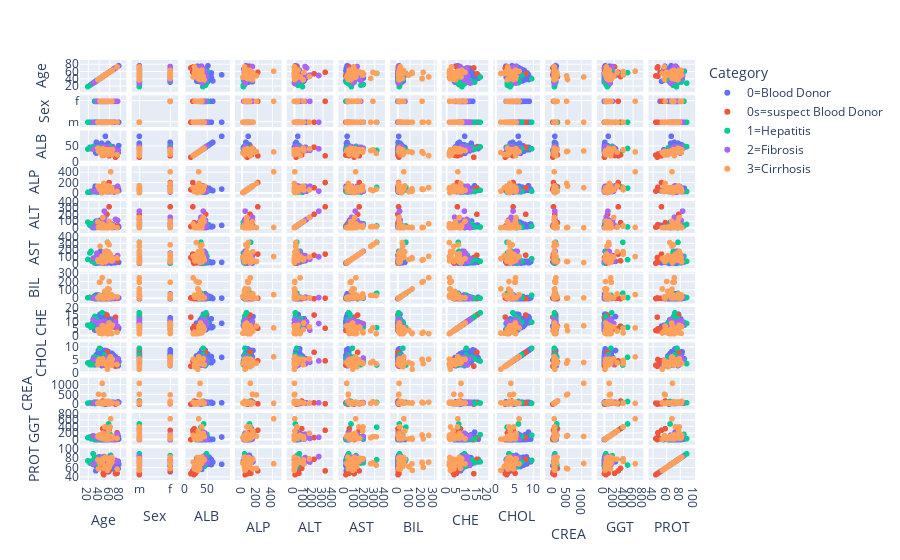

Notebook code cell kept with this figure:
### Markdown cell above
# => ScatterPlot

### Code cell
fig = px.scatter_matrix(data,
    dimensions=list(data.drop(columns="Category").columns),
    color="Category")
fig.show()

### Figure 1 — Plotly figure (JSON) as saved in the notebook; plotly's stock layout.template omitted (floating-point values rounded to 4 significant figures; data arrays with more than 128 entries replaced by an {"elided": "..."} marker saying what was removed)
{"data": [{"dimensions": [{"axis": {"matches": true}, "label": "Age", "values": {"elided": "533 int values"}}, {"axis": {"matches": true}, "label": "Sex", "values": {"elided": "533 str values"}}, {"axis": {"matches": true}, "label": "ALB", "values": {"elided": "533 float values"}}, {"axis": {"matches": true}, "label": "ALP", "values": {"elided": "533 float values"}}, {"axis": {"matches": true}, "label": "ALT", "values": {"elided": "533 float values"}}, {"axis": {"matches": true}, "label": "AST", "values": {"elided": "533 float values"}}, {"axis": {"matches": true}, "label": "BIL", "values": {"elided": "533 float values"}}, {"axis": {"matches": true}, "label": "CHE", "values": {"elided": "533 float values"}}, {"axis": {"matches": true}, "label": "CHOL", "values": {"elided": "533 float values"}}, {"axis": {"matches": true}, "label": "CREA", "values": {"elided": "533 int values"}}, {"axis": {"matches": true}, "label": "GGT", "values": {"elided": "533 float values"}}, {"axis": {"matches": true}, "label": "PROT", "values": {"elided": "533 float values"}}], "hovertemplate": "Category=0=Blood Donor<br>%{xaxis.title.text}=%{x}<br>%{yaxis.title.text}=%{y}<extra></extra>", "legendgroup": "0=Blood Donor", "marker": {"color": "#636efa", "symbol": "circle"}, "name": "0=Blood Donor", "showlegend": true, "type": "splom"}, {"dimensions": [{"axis": {"matches": true}, "label": "Age", "values": [47, 48, 49, 55, 71, 74, 59]}, {"axis": {"matches": true}, "label": "Sex", "values": ["m", "m", "m", "m", "m", "m", "f"]}, {"axis": {"matches": true}, "label": "ALB", "values": [22.5, 24.9, 21.6, 47.3, 14.9, 20.3, 19.3]}, {"axis": {"matches": true}, "label": "ALP", "values": [124, 116.9, 42.2, 106, 69.8, 84, 208.2]}, {"axis": {"matches": true}, "label": "ALT", "values": [79.5, 49.2, 9.5, 208.8, 19.7, 22.8, 325.3]}, {"axis": {"matches": true}, "label": "AST", "values": [46.7, 24.3, 10.6, 130.6, 95.2, 43, 146.6]}, {"axis": {"matches": true}, "label": "BIL", "values": [2.3, 4.9, 2.4, 0.8, 9.8, 5.7, 6.9]}, {"axis": {"matches": true}, "label": "CHE", "values": [6.83, 3.44, 3.75, 14.8, 13.3, 4.91, 5.33]}, {"axis": {"matches": true}, "label": "CHOL", "values": [4.3, 5.25, 3.01, 8.08, 2.61, 3.19, 4.72]}, {"axis": {"matches": true}, "label": "CREA", "values": [170, 29, 64, 76, 9, 52, 32]}, {"axis": {"matches": true}, "label": "GGT", "values": [345.6, 83, 38.9, 71.6, 7.6, 218.3, 295.6]}, {"axis": {"matches": true}, "label": "PROT", "values": [58.6, 47.8, 44.8, 78.3, 47, 47.8, 53.1]}], "hovertemplate": "Category=0s=suspect Blood Donor<br>%{xaxis.title.text}=%{x}<br>%{yaxis.title.text}=%{y}<extra></extra>", "legendgroup": "0s=suspect Blood Donor", "marker": {"color": "#EF553B", "symbol": "circle"}, "name": "0s=suspect Blood Donor", "showlegend": true, "type": "splom"}, {"dimensions": [{"axis": {"matches": true}, "label": "Age", "values": [38, 19, 23, 25, 27, 29, 30, 32, 32, 34, 35, 36, 38, 41, 44, 46, 50, 51, 56, 58, 33, 41, 50, 61]}, {"axis": {"matches": true}, "label": "Sex", "values": ["m", "m", "m", "m", "m", "m", "m", "m", "m", "m", "m", "m", "m", "m", "m", "m", "m", "m", "m", "m", "f", "f", "f", "f"]}, {"axis": {"matches": true}, "label": "ALB", "values": [45, 41, 47, 42, 45, 49, 45, 45, 41, 46, 47, 44, 41, 42, 49, 48, 42, 43, 37, 43, 43, 37, 40, 50]}, {"axis": {"matches": true}, "label": "ALP", "values": [56.3, 19.1, 19.1, 38.2, 27.5, 34.6, 34.6, 34.6, 34.4, 36.7, 37.9, 32.9, 20.6, 39.6, 27.3, 59.5, 41.6, 37.2, 114, 99.1, 29.6, 31.2, 32.7, 34.4]}, {"axis": {"matches": true}, "label": "ALT", "values": [28.45, 87, 38.9, 63.3, 10.5, 53, 66, 44.3, 12.1, 7.4, 13.3, 9.4, 15.2, 26.5, 40.2, 11.6, 10.2, 21.4, 27.8, 12.2, 3.8, 8.2, 9, 27.4]}, {"axis": {"matches": true}, "label": "AST", "values": [33.1, 67, 164.2, 187.7, 37.8, 39, 45, 96.2, 60.9, 31.6, 48.4, 32, 53.5, 77.6, 31.1, 39, 38.1, 132.8, 324, 63.2, 16.7, 38.3, 46, 114.4]}, {"axis": {"matches": true}, "label": "BIL", "values": [7, 12, 17, 14, 10, 15, 14, 16, 6, 9, 8, 14, 24, 42, 13, 7, 17, 5, 67, 13, 6, 7, 10, 22]}, {"axis": {"matches": true}, "label": "CHE", "values": [9.58, 7.55, 7.09, 6, 8.77, 8.79, 12.16, 10.11, 13.8, 9.71, 10.3, 11.42, 10.23, 9.67, 8.91, 16.41, 9.54, 10.12, 5.75, 5.95, 6.88, 7.08, 7.51, 9.48]}, {"axis": {"matches": true}, "label": "CHOL", "values": [6, 3.9, 3.2, 4.28, 3.2, 3.6, 6.1, 6.28, 5.48, 5.37, 4.14, 5.73, 4.89, 9.67, 4.07, 4.65, 7.04, 5.23, 3.09, 6.15, 5.72, 5.3, 4.67, 4.62]}, {"axis": {"matches": true}, "label": "CREA", "values": [77.9, 62, 79.3, 66.9, 55.2, 79, 86, 81.2, 45.4, 82.3, 69.2, 68.6, 81.8, 57.7, 81.5, 66.4, 75.3, 76.2, 97.7, 147.3, 58.8, 60.8, 56.6, 61.9]}, {"axis": {"matches": true}, "label": "GGT", "values": [18.9, 65, 90.4, 40.2, 35.9, 37, 43, 48.1, 33.1, 34.4, 68.2, 40.6, 57.9, 143.4, 27.6, 158.2, 92.1, 76.4, 392.2, 491, 11.5, 24.7, 22.3, 169.8]}, {"axis": {"matches": true}, "label": "PROT", "values": [63, 75, 70.1, 70.5, 74.5, 90, 77, 82.1, 71.1, 71.6, 76, 70.9, 71.1, 75.8, 72.8, 72.7, 72.3, 76.7, 77.3, 65.6, 78.2, 82.4, 70.1, 86]}], "hovertemplate": "Category=1=Hepatitis<br>%{xaxis.title.text}=%{x}<br>%{yaxis.title.text}=%{y}<extra></extra>", "legendgroup": "1=Hepatitis", "marker": {"color": "#00cc96", "symbol": "circle"}, "name": "1=Hepatitis", "showlegend": true, "type": "splom"}, {"dimensions": [{"axis": {"matches": true}, "label": "Age", "values": [29, 40, 46, 48, 49, 49, 50, 53, 54, 57, 59, 64, 71, 36, 38, 57, 68, 49, 51, 56, 75]}, {"axis": {"matches": true}, "label": "Sex", "values": ["m", "m", "m", "m", "m", "m", "m", "m", "m", "m", "m", "m", "m", "f", "f", "f", "f", "f", "f", "f", "f"]}, {"axis": {"matches": true}, "label": "ALB", "values": [41, 39, 45, 49, 39, 46, 42, 46, 41, 47, 44, 38, 37, 46, 40, 43, 43, 39, 37, 39, 36]}, {"axis": {"matches": true}, "label": "ALP", "values": [43.1, 43.1, 26.9, 45.2, 41.8, 41.8, 41.8, 41.8, 41.8, 29.7, 34.5, 35.7, 39.3, 39.3, 39.8, 52.1, 22.9, 137.8, 137.8, 137.8, 137.8]}, {"axis": {"matches": true}, "label": "ALT", "values": [2.4, 23.8, 23.1, 19.3, 118, 114, 258, 34, 41.5, 10.2, 8.9, 7.1, 130, 67.1, 14.9, 8.3, 5, 46, 164, 42, 114]}, {"axis": {"matches": true}, "label": "AST", "values": [83.5, 114.7, 125, 69.1, 62, 75, 106, 43, 187.9, 55.9, 74.5, 41.3, 90, 161.9, 68.9, 35.8, 42.1, 39, 70, 34, 125]}, {"axis": {"matches": true}, "label": "BIL", "values": [6, 11, 17, 30, 10, 16, 15, 14, 21, 12, 6, 13, 15, 13, 11, 18, 12, 9, 9, 10, 14]}, {"axis": {"matches": true}, "label": "CHE", "values": [11.49, 9.64, 6.97, 7.76, 7.28, 10.43, 8.74, 8.77, 8.59, 6.6, 9.45, 7.1, 9.92, 9.24, 8.55, 8.61, 7.29, 10.21, 3.99, 7.75, 6.65]}, {"axis": {"matches": true}, "label": "CHOL", "values": [5.42, 4.2, 4.01, 4.22, 3.5, 5.2, 4.7, 4, 5.85, 4.64, 4.45, 4.52, 4.7, 4.81, 4.31, 6.19, 4.89, 3.1, 4.2, 5, 5.368]}, {"axis": {"matches": true}, "label": "CREA", "values": [55.2, 70.9, 60.5, 76.7, 72, 72, 77, 112, 91, 70.9, 65, 70, 79, 65.3, 60.5, 71.4, 80.9, 89, 67, 80, 57]}, {"axis": {"matches": true}, "label": "GGT", "values": [130, 127.3, 72.2, 28.4, 74, 59, 80, 203, 104.9, 69.6, 95.3, 53, 77, 60, 40.1, 27.9, 11.9, 53, 43, 84, 177]}, {"axis": {"matches": true}, "label": "PROT", "values": [66.5, 81.3, 73, 72.3, 81, 82, 84, 76, 79.1, 80.9, 69.7, 66.8, 76, 73.9, 76.5, 82, 76.1, 79, 72, 78, 72]}], "hovertemplate": "Category=2=Fibrosis<br>%{xaxis.title.text}=%{x}<br>%{yaxis.title.text}=%{y}<extra></extra>", "legendgroup": "2=Fibrosis", "marker": {"color": "#ab63fa", "symbol": "circle"}, "name": "2=Fibrosis", "showlegend": true, "type": "splom"}, {"dimensions": [{"axis": {"matches": true}, "label": "Age", "values": [38, 39, 41, 42, 45, 46, 46, 47, 51, 51, 56, 56, 56, 58, 59, 59, 59, 61, 65, 74, 42, 49, 52, 58, 59, 62, 64, 64, 46, 59]}, {"axis": {"matches": true}, "label": "Sex", "values": ["m", "m", "m", "m", "m", "m", "m", "m", "m", "m", "m", "m", "m", "m", "m", "m", "m", "m", "m", "m", "f", "f", "f", "f", "f", "f", "f", "f", "f", "f"]}, {"axis": {"matches": true}, "label": "ALB", "values": [44, 34, 31, 36, 29, 20, 35, 42, 39, 33, 27, 23, 30, 31, 36, 27, 31, 39, 39, 23, 33, 33, 39, 34, 39, 32, 24, 29, 33, 36]}, {"axis": {"matches": true}, "label": "ALP", "values": [137.8, 137.8, 85.3, 69.6, 11.3, 109.6, 109.6, 66, 66, 29.6, 81.1, 105.6, 40.4, 143.1, 49.7, 73.8, 86.3, 102.9, 34.1, 34.1, 79, 190.7, 37, 46.4, 51.3, 416.6, 102.8, 87.3, 60, 60]}, {"axis": {"matches": true}, "label": "ALT", "values": [94, 4.8, 4.8, 14.9, 7.1, 62, 2.3, 159, 29.6, 4.5, 17, 5.1, 0.9, 7, 5.2, 4, 5.4, 27.3, 40, 2.1, 3.7, 1.2, 1.3, 15, 19.6, 5.9, 2.9, 3.5, 39, 100]}, {"axis": {"matches": true}, "label": "AST", "values": [60, 35.6, 60.2, 263.1, 101.9, 113, 19.2, 102, 185, 66.6, 319.8, 123, 80.3, 181.8, 110.1, 65.2, 95.4, 143.2, 54, 90.4, 55.7, 36.3, 30.4, 150, 285.8, 110.3, 44.4, 99, 62, 80]}, {"axis": {"matches": true}, "label": "BIL", "values": [12, 9, 200, 40, 31, 254, 11, 11, 19, 91, 37, 43, 119, 58, 37, 209, 117, 15, 13, 22, 200, 7, 21, 8, 40, 50, 20, 48, 20, 12]}, {"axis": {"matches": true}, "label": "CHE", "values": [4.37, 3.65, 1.8, 3.61, 1.73, 1.48, 7.1, 6.29, 2, 4.02, 1.42, 1.8, 1.88, 3.29, 2.29, 2.47, 1.57, 5.38, 7.5, 2.5, 1.72, 6.92, 6.33, 6.26, 5.77, 5.57, 1.54, 1.66, 3.56, 9.07]}, {"axis": {"matches": true}, "label": "CHOL", "values": [3.2, 4.82, 5.34, 3.93, 3.71, 5.368, 4.1, 5.5, 3.6, 4.08, 3.54, 2.4, 1.43, 3.92, 3.68, 3.61, 3.51, 4.88, 5.368, 3.29, 5.16, 3.82, 3.78, 3.98, 4.51, 6.3, 3.02, 3.63, 4.2, 5.3]}, {"axis": {"matches": true}, "label": "CREA", "values": [61, 519, 106.4, 49.6, 76.7, 114, 1079.0, 58, 58.3, 75.9, 66.9, 62.7, 79.3, 66.4, 118.2, 71.7, 60.5, 72.3, 70, 51, 89.1, 485.9, 158.2, 56, 136.1, 55.7, 63, 66.7, 52, 67]}, {"axis": {"matches": true}, "label": "GGT", "values": [99, 133.4, 151, 61, 65.6, 138, 105.6, 201, 399.5, 28.5, 93.7, 35.9, 17.6, 273.7, 56.9, 28.5, 53.6, 400.3, 107, 46.8, 146.3, 112, 142.5, 49.7, 101.1, 650.9, 35.9, 64.2, 50, 34]}, {"axis": {"matches": true}, "label": "PROT", "values": [77, 57.5, 71.8, 68.6, 70, 71.9, 69.1, 79, 79.4, 62.3, 65.3, 62.8, 54.2, 78.1, 74.8, 60.6, 68.5, 73.4, 79, 57.1, 69.9, 58.5, 82.7, 80.6, 70.5, 68.5, 71.3, 82, 71, 68]}], "hovertemplate": "Category=3=Cirrhosis<br>%{xaxis.title.text}=%{x}<br>%{yaxis.title.text}=%{y}<extra></extra>", "legendgroup": "3=Cirrhosis", "marker": {"color": "#FFA15A", "symbol": "circle"}, "name": "3=Cirrhosis", "showlegend": true, "type": "splom"}], "layout": {"dragmode": "select", "legend": {"title": {"text": "Category"}, "tracegroupgap": 0}, "margin": {"t": 60}}}
